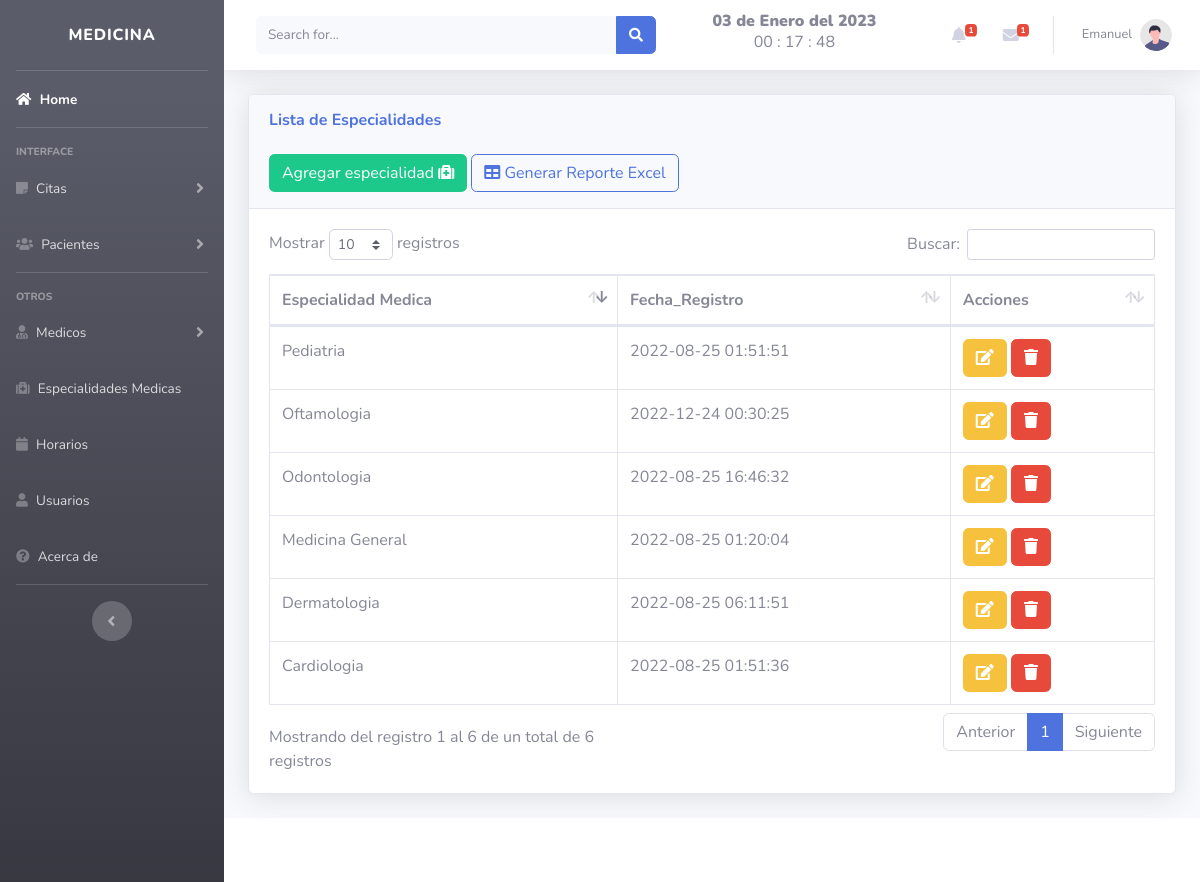
/views/especialidades.php (signed in), run on the app's committed database.
### tables this page shows
CREATE TABLE `especialidades` (
  `id` int(11) NOT NULL,
  `especialidad` varchar(100) NOT NULL,
  `fecha` timestamp NOT NULL DEFAULT current_timestamp()
);

### views/especialidades.php (the view, shortened to what this page needs)
<?php
$typeUser = $_SESSION['rol'];
if($typeUser === '2' || $typeUser ==='1'){
    ?>
<!DOCTYPE html>
<html lang="en">
<head>
</head>
<?php include "../includes/header.php";?>
<body id="page-top">
                <div class="container-fluid">
                    <div class="card shadow mb-4">
                        <div class="card-header py-3">
                            <h6 class="m-0 font-weight-bold text-primary">Lista de Especialidades</h6>
                            <br>
                            <button type="button" class="btn btn-success" data-toggle="modal" data-target="#especialidad">
				            <span class="glyphicon glyphicon-plus"></span> Agregar especialidad <i class="fa fa-medkit" aria-hidden="true"></i> </a></button>
                            <a href="../includes/r_esp.php" class="btn btn-outline-primary">
                                <i class="fa fa-table" aria-hidden="true"></i> Generar Reporte Excel</a>
                        </div>
                        <div class="card-body">
                            <div class="table-responsive">
                                <table class="table table-bordered" id="dataTable" width="100%" cellspacing="0">
                                    <thead>
                                        <tr>
                                            <th>Especialidad Medica</th>
                                            <th>Fecha_Registro</th>
                                            <th>Acciones</th>
                                        </tr>
                                    </thead>
				<?php
include "../includes/db.php";
$result=mysqli_query($conexion,"SELECT * FROM especialidades ");
while ($fila = mysqli_fetch_assoc($result)):
?>
<tr>
<td><?php echo $fila['especialidad']; ?></td>
<td><?php echo $fila['fecha']; ?></td>
<td>
<a class="btn btn-warning" href="../includes/editar_esp.php?id=<?php echo $fila['id']?> ">
<i  class="fa fa-edit "></i> </a>
<a href="../includes/eliminar_esp.php?id=<?php echo $fila['id']?> " class="btn btn-danger btn-del" >
<i  class="fa fa-trash "></i></a></button>
</td>
</tr>
<?php endwhile;?>
                                </table>
                            </div>
                        </div>
                    </div>
                </div>
            <?php include "../includes/footer.php";?>
            <?php include "../includes/form_esp.php";?>
</body>
</html>
<?php }
else {
?>
<div id="notAllow" ></div>
<script src="https://code.jquery.com/jquery-3.6.3.min.js"></script>
<script  src="../js/not-allowed.js"></script>
<script src="https://unpkg.com/sweetalert/dist/sweetalert.min.js"></script><?php
}?>

### data on the page
especialidades: especialidad "Medicina General", fecha "2022-08-25 01:20:04"
especialidades: especialidad "Cardiologia", fecha "2022-08-25 01:51:36"
especialidades: especialidad "Pediatria", fecha "2022-08-25 01:51:51"
especialidades: especialidad "Dermatologia", fecha "2022-08-25 06:11:51"
especialidades: especialidad "Odontologia", fecha "2022-08-25 16:46:32"
especialidades: especialidad "Oftamologia", fecha "2022-12-24 00:30:25"

### other printed values
fecha() "03 de Enero del 2023"
$_SESSION['nombre'] "Emanuel"
